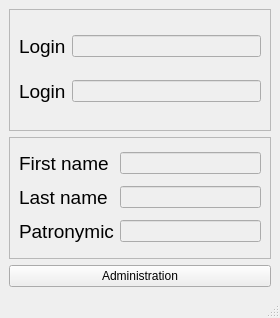
<?xml version="1.0" encoding="UTF-8"?>
<ui version="4.0">
 <class>ProfileWindow</class>
 <widget class="QMainWindow" name="ProfileWindow">
  <property name="geometry">
   <rect>
    <x>0</x>
    <y>0</y>
    <width>280</width>
    <height>318</height>
   </rect>
  </property>
  <property name="windowTitle">
   <string>Profile</string>
  </property>
  <widget class="QWidget" name="centralwidget">
   <layout class="QVBoxLayout" name="verticalLayout">
    <item>
     <widget class="QFrame" name="frame_2">
      <property name="frameShape">
       <enum>QFrame::StyledPanel</enum>
      </property>
      <property name="frameShadow">
       <enum>QFrame::Raised</enum>
      </property>
      <layout class="QGridLayout" name="gridLayout_2">
       <item row="0" column="0">
        <widget class="QLabel" name="label_login">
         <property name="font">
          <font>
           <pointsize>14</pointsize>
          </font>
         </property>
         <property name="text">
          <string>Login</string>
         </property>
        </widget>
       </item>
       <item row="0" column="1">
        <widget class="QLineEdit" name="edit_login">
         <property name="enabled">
          <bool>false</bool>
         </property>
        </widget>
       </item>
       <item row="1" column="0">
        <widget class="QLabel" name="label_role">
         <property name="font">
          <font>
           <pointsize>14</pointsize>
          </font>
         </property>
         <property name="text">
          <string>Login</string>
         </property>
        </widget>
       </item>
       <item row="1" column="1">
        <widget class="QLineEdit" name="edit_role">
         <property name="enabled">
          <bool>false</bool>
         </property>
        </widget>
       </item>
      </layout>
     </widget>
    </item>
    <item>
     <widget class="QFrame" name="frame">
      <property name="frameShape">
       <enum>QFrame::StyledPanel</enum>
      </property>
      <property name="frameShadow">
       <enum>QFrame::Raised</enum>
      </property>
      <layout class="QGridLayout" name="gridLayout">
       <item row="0" column="0">
        <widget class="QLabel" name="lbl_name2">
         <property name="font">
          <font>
           <pointsize>14</pointsize>
          </font>
         </property>
         <property name="text">
          <string>First name</string>
         </property>
        </widget>
       </item>
       <item row="0" column="1">
        <widget class="QLineEdit" name="edit_name2">
         <property name="enabled">
          <bool>false</bool>
         </property>
        </widget>
       </item>
       <item row="1" column="0">
        <widget class="QLabel" name="lbl_name1">
         <property name="font">
          <font>
           <pointsize>14</pointsize>
          </font>
         </property>
         <property name="text">
          <string>Last name</string>
         </property>
        </widget>
       </item>
       <item row="1" column="1">
        <widget class="QLineEdit" name="edit_name1">
         <property name="enabled">
          <bool>false</bool>
         </property>
        </widget>
       </item>
       <item row="2" column="0">
        <widget class="QLabel" name="lbl_name3">
         <property name="font">
          <font>
           <pointsize>14</pointsize>
          </font>
         </property>
         <property name="text">
          <string>Patronymic</string>
         </property>
        </widget>
       </item>
       <item row="2" column="1">
        <widget class="QLineEdit" name="edit_name3">
         <property name="enabled">
          <bool>false</bool>
         </property>
        </widget>
       </item>
      </layout>
     </widget>
    </item>
    <item>
     <widget class="QPushButton" name="btn_administration">
      <property name="text">
       <string>Administration</string>
      </property>
     </widget>
    </item>
   </layout>
  </widget>
  <widget class="QMenuBar" name="menubar">
   <property name="geometry">
    <rect>
     <x>0</x>
     <y>0</y>
     <width>280</width>
     <height>21</height>
    </rect>
   </property>
  </widget>
  <widget class="QStatusBar" name="statusbar"/>
 </widget>
 <resources/>
 <connections/>
</ui>
